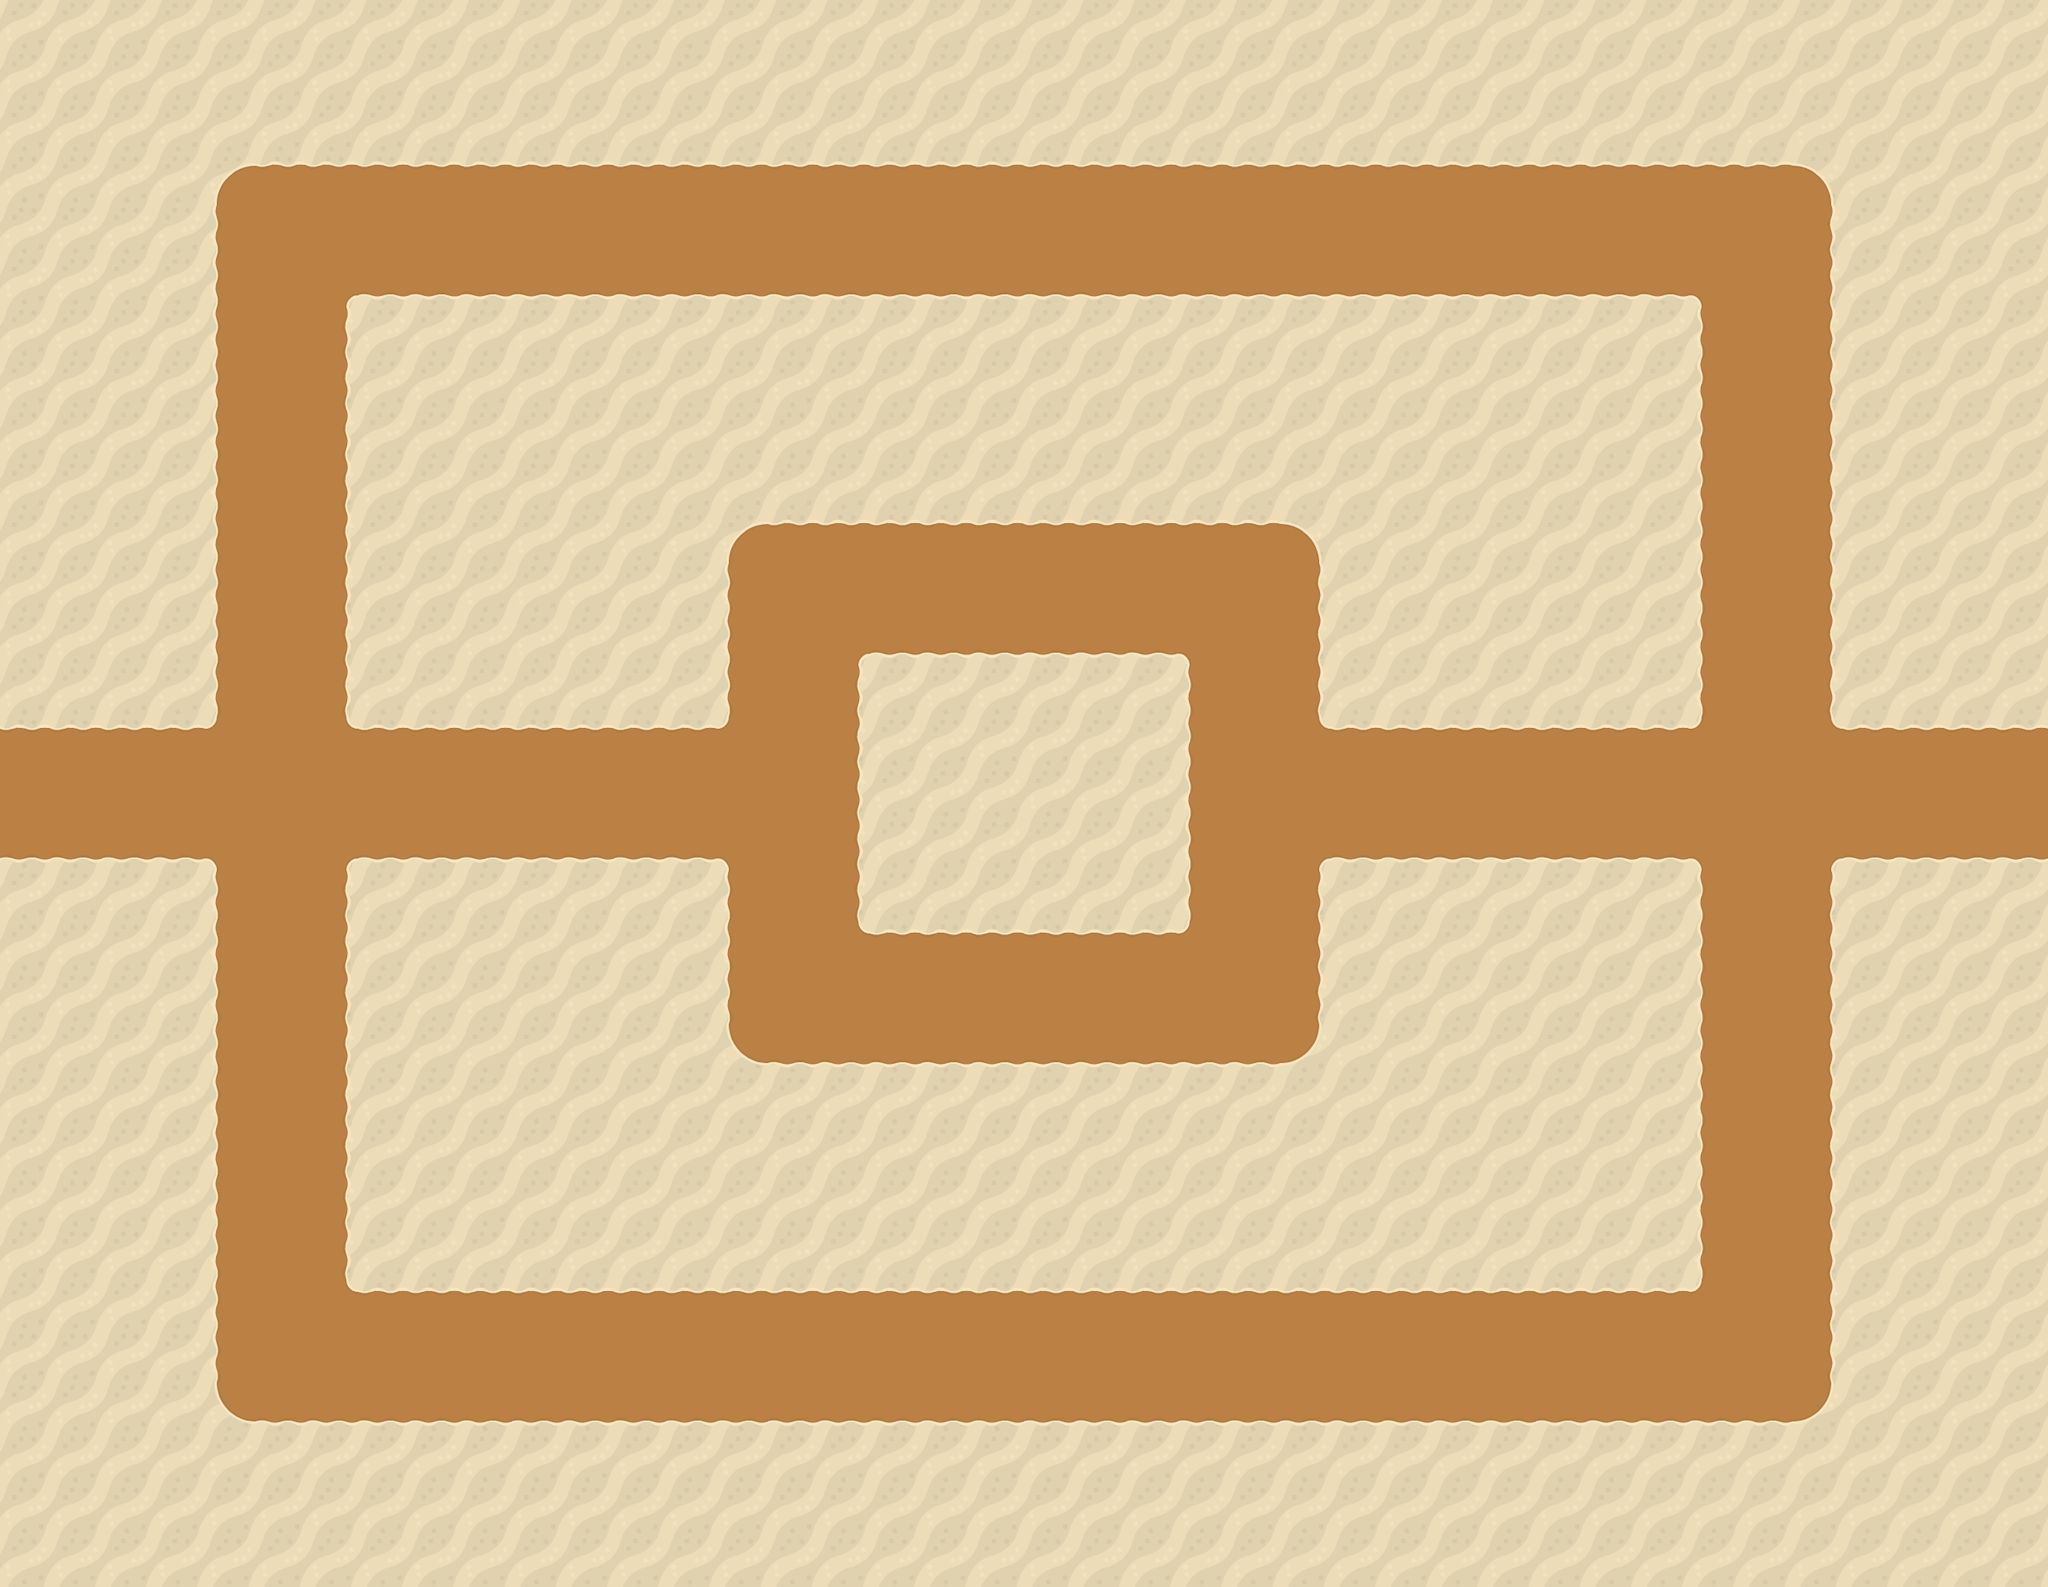

A level layout from a 2D game, rendered from its tile map. Below: a short description, then the map file with tile-grid data replaced by summaries:
An orthogonal 40x31 tile map with 64x64 px tiles, 3 tile layers (tiles1, tiles2, tiles3) and 35 objects (13x Wall, 12x node, 10x Road).

<map version="1.2" tiledversion="1.2.1" orientation="orthogonal" renderorder="right-down" width="40" height="31" tilewidth="64" tileheight="64" infinite="0" nextlayerid="16" nextobjectid="58">
 <tileset firstgid="1" source="towerdefense.tsx" />
 <layer id="10" name="tiles1" width="40" height="31">
  <data>[1240 cells, 1240 non-empty, 14 distinct tile ids]</data>
 </layer>
 <layer id="11" name="tiles2" width="40" height="31">
  <data>[1240 cells, 0 non-empty, 0 distinct tile ids]</data>
 </layer>
 <layer id="12" name="tiles3" width="40" height="31">
  <data>[1240 cells, 0 non-empty, 0 distinct tile ids]</data>
 </layer>
 <objectgroup id="15" name="objects1">
  <object id="1" name="Road" x="0" y="896" width="896" height="192" />
  <object id="2" name="Road" x="256" y="192" width="192" height="1600" />
  <object id="5" name="Road" x="256" y="1600" width="2048" height="192" />
  <object id="8" name="Road" x="2112" y="384" width="192" height="1216" />
  <object id="11" name="Road" x="1472" y="640" width="192" height="704" />
  <object id="12" name="Road" x="1088" y="640" width="384" height="192" />
  <object id="14" name="Road" x="448" y="192" width="1856" height="192" />
  <object id="15" name="Road" x="1664" y="896" width="896" height="192" />
  <object id="16" name="node" x="256" y="896" width="192" height="192" />
  <object id="17" name="node" x="256" y="192" width="192" height="192" />
  <object id="22" name="node" x="2112" y="192" width="192" height="192" />
  <object id="25" name="node" x="2112" y="896" width="192" height="192" />
  <object id="27" name="node" x="1472" y="640" width="192" height="192" />
  <object id="28" name="node" x="896" y="640" width="192" height="192" />
  <object id="29" name="node" x="896" y="1152" width="192" height="192" />
  <object id="30" name="node" x="1472" y="1152" width="192" height="192" />
  <object id="31" name="node" x="2112" y="1600" width="192" height="192" />
  <object id="35" name="Wall" x="448" y="384" width="448" height="512" />
  <object id="36" name="Wall" x="1664" y="384" width="448" height="512" />
  <object id="39" name="Wall" x="0" y="0" width="256" height="896" />
  <object id="41" name="Wall" x="0" y="1088" width="256" height="896" />
  <object id="42" name="Wall" x="2304" y="1088" width="256" height="896" />
  <object id="43" name="Wall" x="2304" y="0" width="256" height="896" />
  <object id="44" name="Wall" x="256" y="0" width="2048" height="192" />
  <object id="47" name="Wall" x="256" y="1792" width="2048" height="192" />
  <object id="48" name="Wall" x="1664" y="1088" width="448" height="512" />
  <object id="49" name="Wall" x="448" y="1088" width="448" height="512" />
  <object id="50" name="Road" x="896" y="640" width="192" height="704" />
  <object id="51" name="Road" x="1088" y="1152" width="384" height="192" />
  <object id="52" name="Wall" x="896" y="384" width="768" height="256" />
  <object id="53" name="Wall" x="896" y="1344" width="768" height="256" />
  <object id="54" name="Wall" x="1088" y="832" width="384" height="320" />
  <object id="55" name="node" x="256" y="1600" width="192" height="192" />
  <object id="56" name="node" x="896" y="896" width="192" height="192" />
  <object id="57" name="node" x="1472" y="896" width="192" height="192" />
 </objectgroup>
</map>
